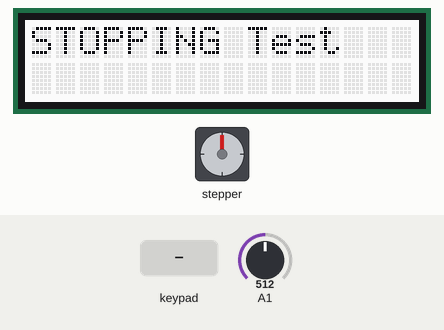
Simulated run of this sketch. Board: Arduino Uno, built with avr-gcc and run on an emulated ATmega328P. On the bench: 16×2 character LCD, stepper motor. The test bench sets the inputs (shaded band); at power-on: A1 = 512. Stepper angles assume 200 steps per turn; what the sketch prints to the serial monitor is not drawn.

Above: at 1.2 s.
1.3 s: key 'S' pressed
At 1.6 s:
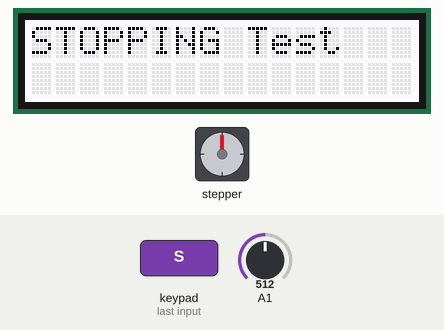
4.3 s: A1 set to 119
7.3 s: A1 set to 101
10.3 s: key 'S' pressed
At 10.48 s:
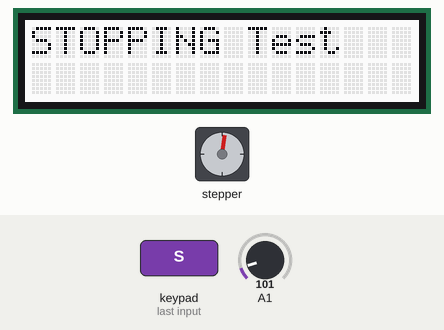
13.0 s: key 'S' pressed
At 13.8 s:
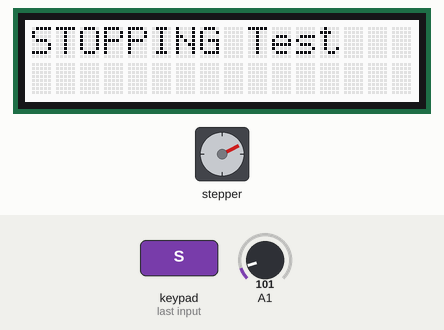
16.0 s: A1 set to 122
Timing chart, 0 to 19.0 s (numbered marks = the images above; inputs shaded):
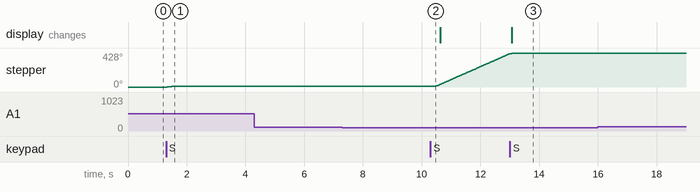

The sketch:

ProjectGForce_AnalogInterface.ino
```cpp
#include <AccelStepper.h>
/*
 Name:		ProjectGForce_AnalogInterface.ino
 Created:	4/12/2018 3:55:39 AM
 Author:	Brian Amin
*/

// the setup function runs once when you press reset or power the board
#include <Wire.h>
#include <Adafruit_RGBLCDShield.h>
#include <utility/Adafruit_MCP23017.h>


// init LCD I2C object
Adafruit_RGBLCDShield screen = Adafruit_RGBLCDShield();
// LCD Color Modules
#define RED 0x1
#define YELLOW 0x3
#define GREEN 0x2
#define TEAL 0x6
#define BLUE 0x4
#define VIOLET 0x5
#define WHITE 0x7


// user input control variable. Reset if device resets
boolean user_input = true;

// Analog input pins values
int rpm_stick = 0;
int angle_stick = 0;

// rotation and holding stuff
const int steps_per_revolution = 200;

float desired_speed;

AccelStepper rpm_stepper(AccelStepper::FULL4WIRE, 8, 9, 10, 11);
AccelStepper angle_stepper(AccelStepper::FULL4WIRE, 4, 5, 6, 7);

//Stepper rpm_stepper(steps_per_revolution, 8, 9, 10, 11);
//Stepper angle_stepper(steps_per_revolution, 4,5,6,7);

// Time
long time = 0;
int interval = 500; //ms for printing to Serial for debugging

struct CommandPacket
{
	int rpm_desired;
	int angle_desired;

};

CommandPacket command_packet;

struct CommandPacket prompt_user_input()
{
	screen.setBacklight(TEAL);
	screen.clear();
	bool user_veri = true;
	int rpm_desired;
	int angle_desired;
	CommandPacket commands;
	while (user_veri)
	{

    screen.noBlink();
    screen.clear();
		screen.setCursor(0, 0);
		screen.print("RPM: ");
		//rpm_stick = analogRead(0);
		//rpm_desired = map(rpm_stick, 0, 1023, 0, 150);
		rpm_desired = 100;
		screen.print(rpm_desired);

		screen.setCursor(0, 1);
		screen.print("Angle: ");
		angle_stick = analogRead(1);
		angle_desired = map(angle_stick, 0, 1023, 0, 90);
		screen.print(angle_desired);
		screen.blink();

		uint8_t buttons = screen.readButtons();
		if (buttons & BUTTON_SELECT) {
			screen.setCursor(0, 0);
			screen.clear();
			screen.setCursor(0, 1);
			screen.clear();
			screen.noBlink();
			screen.setBacklight(RED);
			user_veri = false;
			commands.angle_desired = angle_desired;
			commands.rpm_desired = rpm_desired;
			return commands;

		}

	}


}

void setup() {

	// LCD Setup
	screen.begin(16, 2); // Setup initial columns and rows. Size of display is 16x2
	// Initial Hello to warm up screen
	screen.print("Greetings!");
	screen.setBacklight(WHITE);
	Serial.begin(115200);

	//rpm_stepper.setAcceleration(100);
	rpm_stepper.setMaxSpeed(1000); //500 steps per second

	angle_stepper.setAcceleration(50);
	angle_stepper.setMaxSpeed(500); // 10 RPM convereted to steps
	angle_stepper.setCurrentPosition(0);


}

// the loop function runs over and over again until power down or reset
void loop() {

	if (user_input == true)
	{
		command_packet = prompt_user_input();
		Serial.println("Got commands");
		Serial.println(command_packet.angle_desired);
		Serial.println(command_packet.rpm_desired);
		// Convert Desired RPM to Steps/Second
		//desired_speed = command_packet.rpm_desired * (3.3333);
		//Serial.println("Desired Speed is still: ");
		// Sets speed in Steps per Second
		rpm_stepper.setSpeed(command_packet.rpm_desired);
		user_input = false;

	}


	if (user_input == false)
	{
		//screen.clear();
		//screen.setBacklight(RED);
		//screen.setCursor(0, 0);
		//screen.print("RUNNING TEST");
		//set_angle(command_packet.angle_desired);
		Serial.println("Speed of motor: ");
		Serial.println(rpm_stepper.speed());
		rpm_stepper.runSpeed();
		//set_rpm(desired_speed);

		// See if user has pushed the stop button. Set user_input back to true and wait for next set of commands
		uint8_t buttons = screen.readButtons();
		if (buttons & BUTTON_SELECT) {
			screen.setBacklight(WHITE);
			screen.clear();
			screen.print("STOPPING Test");
			rpm_stepper.stop();
			//angle_stepper.runToNewPosition(0);
		    //angle_stepper.stop();
			user_input = true;

		}
	}


}

void set_angle(int desired_angle)
{
	// Convert desired angle to steps
	long position = desired_angle / (0.35); // Angle to Steps based on step angle of 0.35

  //angle_stepper.setSpeed(100);
	if (angle_stepper.currentPosition() != position)
	{
		// Blocks until it reaches its position, then the RPM code should kick in
		angle_stepper.runToNewPosition(-position);
    //Serial.println("Traveling to: ");
    //Serial.println(position);


	}


}

void set_rpm(float desired_rpm)
{
	Serial.println(desired_rpm);
	rpm_stepper.runSpeed();


}
```

Measured:
- after the input at 4.3 s, every drawn part: stays the same
- after the input at 7.3 s, every drawn part: stays the same
- after the input at 10.3 s, stepper: keeps turning clockwise at about 155°/s, starting at once
- after the input at 13.0 s, the display: changes after 0.07 s (image 3)
- after the input at 16.0 s, every drawn part: stays the same
